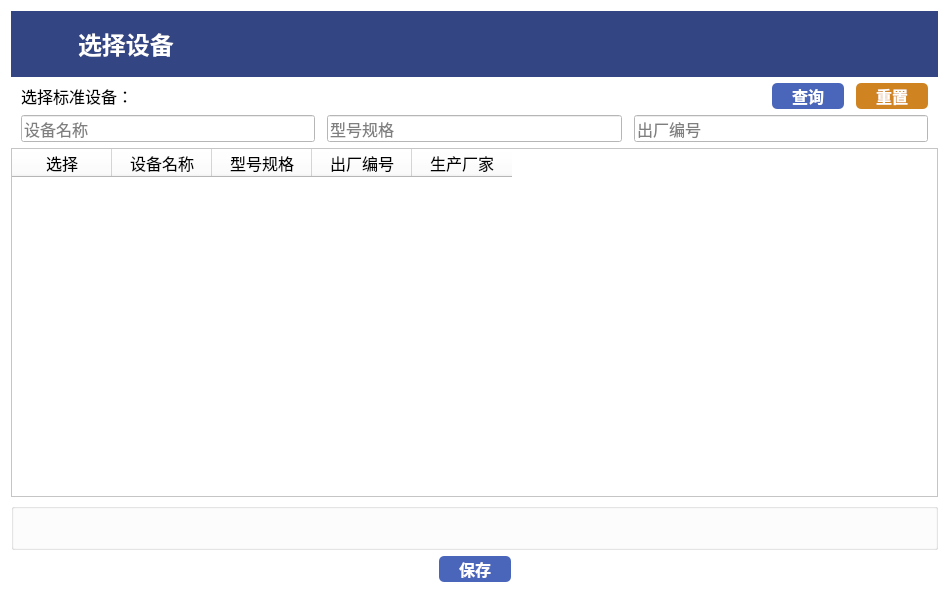
<?xml version="1.0" encoding="UTF-8"?>
<ui version="4.0">
 <class>CheckDevice</class>
 <widget class="QWidget" name="CheckDevice">
  <property name="geometry">
   <rect>
    <x>0</x>
    <y>0</y>
    <width>949</width>
    <height>593</height>
   </rect>
  </property>
  <property name="windowTitle">
   <string>选择设备</string>
  </property>
  <property name="styleSheet">
   <string notr="true">background-color: rgb(255, 255, 255);</string>
  </property>
  <layout class="QVBoxLayout" name="verticalLayout_5">
   <item>
    <widget class="QWidget" name="widget" native="true">
     <property name="styleSheet">
      <string notr="true">background-color: rgb(51, 69, 130);</string>
     </property>
     <layout class="QHBoxLayout" name="horizontalLayout_8">
      <property name="spacing">
       <number>10</number>
      </property>
      <item>
       <widget class="QLabel" name="label_5">
        <property name="sizePolicy">
         <sizepolicy hsizetype="Fixed" vsizetype="Fixed">
          <horstretch>0</horstretch>
          <verstretch>0</verstretch>
         </sizepolicy>
        </property>
        <property name="minimumSize">
         <size>
          <width>48</width>
          <height>48</height>
         </size>
        </property>
        <property name="styleSheet">
         <string notr="true">image: url(:/image/Index/u7538.svg);</string>
        </property>
        <property name="text">
         <string/>
        </property>
       </widget>
      </item>
      <item>
       <widget class="QLabel" name="label_6">
        <property name="sizePolicy">
         <sizepolicy hsizetype="Expanding" vsizetype="Fixed">
          <horstretch>1</horstretch>
          <verstretch>0</verstretch>
         </sizepolicy>
        </property>
        <property name="font">
         <font>
          <pointsize>18</pointsize>
          <weight>75</weight>
          <bold>true</bold>
         </font>
        </property>
        <property name="styleSheet">
         <string notr="true">color: rgb(255, 255, 255);</string>
        </property>
        <property name="text">
         <string>选择设备</string>
        </property>
       </widget>
      </item>
     </layout>
    </widget>
   </item>
   <item>
    <layout class="QHBoxLayout" name="horizontalLayout_9" stretch="0">
     <item>
      <layout class="QVBoxLayout" name="verticalLayout_4">
       <item>
        <layout class="QHBoxLayout" name="horizontalLayout_12">
         <property name="spacing">
          <number>12</number>
         </property>
         <property name="leftMargin">
          <number>10</number>
         </property>
         <property name="rightMargin">
          <number>10</number>
         </property>
         <item>
          <widget class="QLabel" name="label_8">
           <property name="font">
            <font>
             <pointsize>12</pointsize>
            </font>
           </property>
           <property name="text">
            <string>选择标准设备：</string>
           </property>
          </widget>
         </item>
         <item>
          <widget class="QPushButton" name="pushButton_17">
           <property name="sizePolicy">
            <sizepolicy hsizetype="Fixed" vsizetype="Fixed">
             <horstretch>1</horstretch>
             <verstretch>0</verstretch>
            </sizepolicy>
           </property>
           <property name="minimumSize">
            <size>
             <width>72</width>
             <height>26</height>
            </size>
           </property>
           <property name="font">
            <font>
             <pointsize>12</pointsize>
             <weight>75</weight>
             <bold>true</bold>
            </font>
           </property>
           <property name="styleSheet">
            <string notr="true">color: rgb(255, 255, 255);
background-color: rgb(74, 102, 186);
border-radius:5px;</string>
           </property>
           <property name="text">
            <string>查询</string>
           </property>
          </widget>
         </item>
         <item>
          <widget class="QPushButton" name="pushButton_18">
           <property name="sizePolicy">
            <sizepolicy hsizetype="Fixed" vsizetype="Fixed">
             <horstretch>0</horstretch>
             <verstretch>0</verstretch>
            </sizepolicy>
           </property>
           <property name="minimumSize">
            <size>
             <width>72</width>
             <height>26</height>
            </size>
           </property>
           <property name="font">
            <font>
             <pointsize>12</pointsize>
             <weight>75</weight>
             <bold>true</bold>
            </font>
           </property>
           <property name="styleSheet">
            <string notr="true">color: rgb(255, 255, 255);
background-color: rgb(207, 132, 33);
border-radius:5px;</string>
           </property>
           <property name="text">
            <string>重置</string>
           </property>
          </widget>
         </item>
        </layout>
       </item>
       <item>
        <layout class="QHBoxLayout" name="horizontalLayout_13">
         <property name="spacing">
          <number>12</number>
         </property>
         <property name="leftMargin">
          <number>10</number>
         </property>
         <property name="rightMargin">
          <number>10</number>
         </property>
         <item>
          <widget class="QLineEdit" name="lineEdit_10">
           <property name="font">
            <font>
             <pointsize>12</pointsize>
            </font>
           </property>
           <property name="placeholderText">
            <string>设备名称</string>
           </property>
          </widget>
         </item>
         <item>
          <widget class="QLineEdit" name="lineEdit_11">
           <property name="font">
            <font>
             <pointsize>12</pointsize>
            </font>
           </property>
           <property name="placeholderText">
            <string>型号规格</string>
           </property>
          </widget>
         </item>
         <item>
          <widget class="QLineEdit" name="lineEdit_12">
           <property name="font">
            <font>
             <pointsize>12</pointsize>
            </font>
           </property>
           <property name="placeholderText">
            <string>出厂编号</string>
           </property>
          </widget>
         </item>
        </layout>
       </item>
       <item>
        <widget class="QTableWidget" name="tableWidget_4">
         <column>
          <property name="text">
           <string>选择</string>
          </property>
          <property name="font">
           <font>
            <pointsize>12</pointsize>
           </font>
          </property>
         </column>
         <column>
          <property name="text">
           <string>设备名称</string>
          </property>
          <property name="font">
           <font>
            <pointsize>12</pointsize>
           </font>
          </property>
         </column>
         <column>
          <property name="text">
           <string>型号规格</string>
          </property>
          <property name="font">
           <font>
            <pointsize>12</pointsize>
           </font>
          </property>
         </column>
         <column>
          <property name="text">
           <string>出厂编号</string>
          </property>
          <property name="font">
           <font>
            <pointsize>12</pointsize>
           </font>
          </property>
         </column>
         <column>
          <property name="text">
           <string>生产厂家</string>
          </property>
          <property name="font">
           <font>
            <pointsize>12</pointsize>
           </font>
          </property>
         </column>
        </widget>
       </item>
      </layout>
     </item>
    </layout>
   </item>
   <item>
    <widget class="QGroupBox" name="groupBox">
     <property name="title">
      <string/>
     </property>
     <layout class="QHBoxLayout" name="horizontalLayout_2">
      <item>
       <layout class="QHBoxLayout" name="HBoxPageLayout"/>
      </item>
      <item>
       <spacer name="horizontalSpacer">
        <property name="orientation">
         <enum>Qt::Horizontal</enum>
        </property>
        <property name="sizeHint" stdset="0">
         <size>
          <width>900</width>
          <height>20</height>
         </size>
        </property>
       </spacer>
      </item>
     </layout>
    </widget>
   </item>
   <item>
    <layout class="QHBoxLayout" name="horizontalLayout_14">
     <item>
      <spacer name="horizontalSpacer_3">
       <property name="orientation">
        <enum>Qt::Horizontal</enum>
       </property>
       <property name="sizeHint" stdset="0">
        <size>
         <width>40</width>
         <height>20</height>
        </size>
       </property>
      </spacer>
     </item>
     <item>
      <widget class="QPushButton" name="pushButton_19">
       <property name="sizePolicy">
        <sizepolicy hsizetype="Fixed" vsizetype="Fixed">
         <horstretch>1</horstretch>
         <verstretch>0</verstretch>
        </sizepolicy>
       </property>
       <property name="minimumSize">
        <size>
         <width>72</width>
         <height>26</height>
        </size>
       </property>
       <property name="font">
        <font>
         <pointsize>12</pointsize>
         <weight>75</weight>
         <bold>true</bold>
        </font>
       </property>
       <property name="styleSheet">
        <string notr="true">color: rgb(255, 255, 255);
background-color: rgb(74, 102, 186);
border-radius:5px;</string>
       </property>
       <property name="text">
        <string>保存</string>
       </property>
      </widget>
     </item>
     <item>
      <spacer name="horizontalSpacer_4">
       <property name="orientation">
        <enum>Qt::Horizontal</enum>
       </property>
       <property name="sizeHint" stdset="0">
        <size>
         <width>40</width>
         <height>20</height>
        </size>
       </property>
      </spacer>
     </item>
    </layout>
   </item>
  </layout>
 </widget>
 <resources/>
 <connections/>
</ui>
